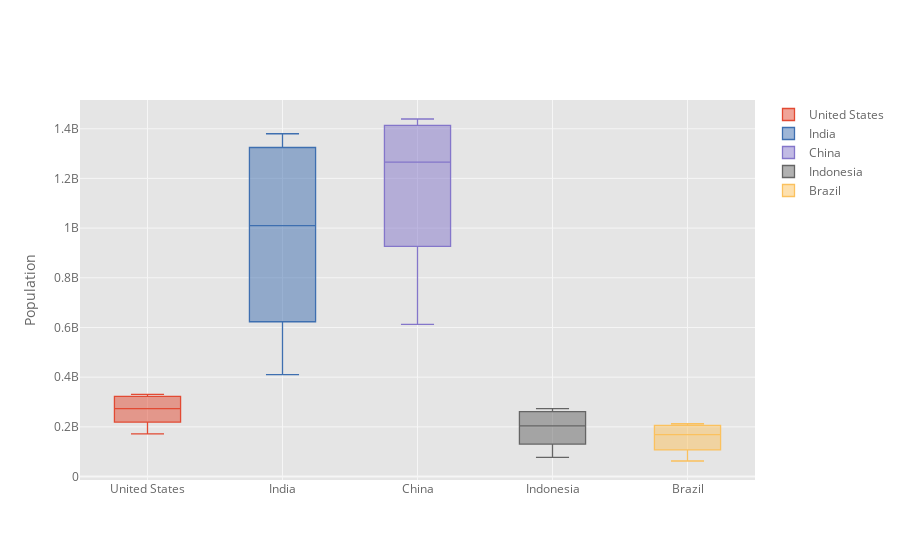

Notebook code for this chart:
### Code cell
df_pivot.iplot(kind='box', yTitle='Population')

### Figure 1 — Plotly figure (JSON) as saved in the notebook; plotly's stock layout.template omitted (floating-point values rounded to 4 significant figures)
{"data": [{"boxpoints": false, "line": {"width": 1.3}, "marker": {"color": "rgba(226, 74, 51, 1.0)"}, "name": "United States", "orientation": "v", "type": "box", "y": [171685336, 186720571, 199733676, 209513341, 219081251, 229476354, 240499825, 252120309, 265163745, 281710909, 294993511, 309011475, 320878310, 323015995, 325084756, 327096265, 329064917, 331002651]}, {"boxpoints": false, "line": {"width": 1.3}, "marker": {"color": "rgba(62, 111, 176, 1.0)"}, "name": "India", "orientation": "v", "type": "box", "y": [409880595, 450547679, 499123324, 555189792, 623102897, 698952844, 784360008, 873277798, 963922588, 1056575549, 1147609927, 1234281170, 1310152403, 1324517249, 1338676785, 1352642280, 1366417754, 1380004385]}, {"boxpoints": false, "line": {"width": 1.3}, "marker": {"color": "rgba(132, 118, 202, 1.0)"}, "name": "China", "orientation": "v", "type": "box", "y": [612241554, 660408056, 724218968, 827601394, 926240885, 1000089235, 1075589361, 1176883674, 1240920535, 1290550765, 1330776380, 1368810615, 1406847870, 1414049351, 1421021791, 1427647786, 1433783686, 1439323776]}, {"boxpoints": false, "line": {"width": 1.3}, "marker": {"color": "rgba(101, 101, 101, 1.0)"}, "name": "Indonesia", "orientation": "v", "type": "box", "y": [77273425, 87751068, 100267062, 114793178, 130680727, 147447836, 164982451, 181413402, 196934260, 211513823, 226289470, 241834215, 258383256, 261556381, 264650963, 267670543, 270625568, 273523615]}, {"boxpoints": false, "line": {"width": 1.3}, "marker": {"color": "rgba(251, 193, 94, 1.0)"}, "name": "Brazil", "orientation": "v", "type": "box", "y": [62533919, 72179226, 83373530, 95113265, 107216205, 120694009, 135274080, 149003223, 162019896, 174790340, 186127103, 195713635, 204471769, 206163053, 207833823, 209469323, 211049527, 212559417]}], "layout": {"autosize": true, "legend": {"bgcolor": "#FFFFFF", "font": {"color": "#666666"}}, "paper_bgcolor": "#FFFFFF", "plot_bgcolor": "#E5E5E5", "title": {"font": {"color": "#151516"}}, "xaxis": {"autorange": true, "gridcolor": "#F6F6F6", "range": [-0.5, 4.5], "showgrid": true, "tickfont": {"color": "#666666"}, "title": {"font": {"color": "#666666"}, "text": ""}, "type": "category", "zerolinecolor": "#F6F6F6"}, "yaxis": {"autorange": true, "gridcolor": "#F6F6F6", "range": [-13950000.0, 1516000000.0], "showgrid": true, "tickfont": {"color": "#666666"}, "title": {"font": {"color": "#666666"}, "text": "Population"}, "type": "linear", "zerolinecolor": "#F6F6F6"}}}
